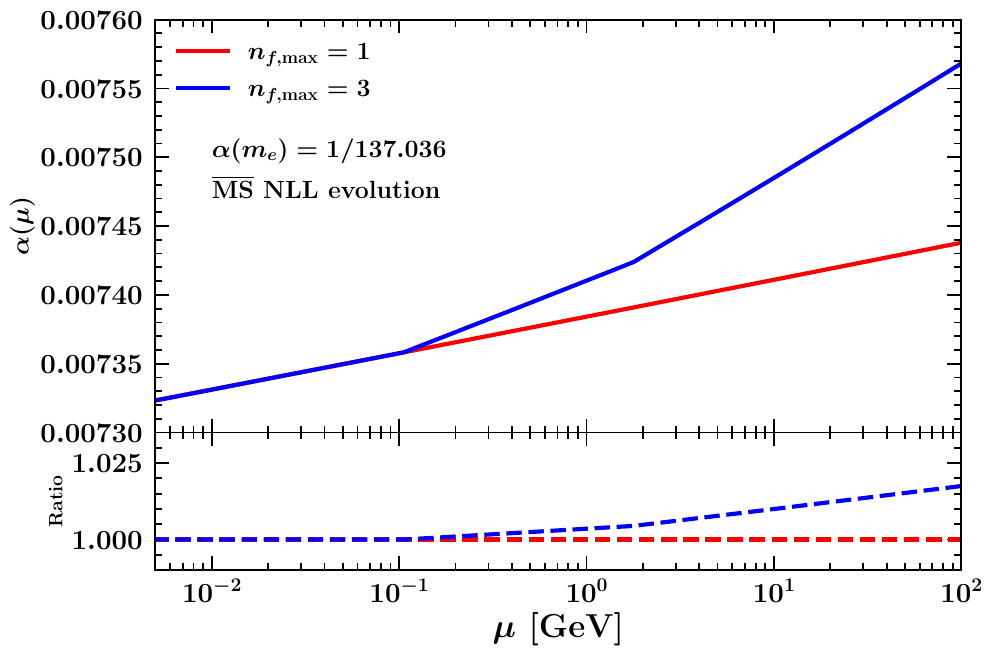

Source code (Python):
import ruamel.yaml as yaml
import numpy as np
import matplotlib.pyplot as plt
import MatplotlibSettings

########################################################
# Loada data
data = np.loadtxt("alpha.dat")

f, (ax1, ax2) = plt.subplots(2, 1, sharex = "all", gridspec_kw = dict(width_ratios = [1], height_ratios = [3, 1]))
plt.subplots_adjust(wspace = 0, hspace = 0)

ax1.text(0.01, 0.0075, r"\textbf{$\alpha(m_e) = 1/137.036$}", fontsize = 18)
ax1.text(0.01, 0.00747, r"\textbf{$\overline{\mbox{MS}}$ NLL evolution}", fontsize = 18)
ax1.set_ylabel(r"$\displaystyle\alpha(\mu)$", fontsize = 18)
ax1.set_xscale("log")
ax1.set_xlim([0.005, 100.])
ax1.set_ylim([0.0073, 0.0076])
ax1.plot(data[:,0], data[:,1], label = r"$n_{f,\rm max} = 1$", color = "red")
ax1.plot(data[:,0], data[:,2], label = r"$n_{f,\rm max} = 3$", color = "blue")
ax1.legend(fontsize = 18)

ax2.set_xlabel(r"\textbf{$\mu$ [GeV]}")
ax2.set_ylabel(r"\textbf{Ratio}", fontsize = 14)
ax2.set_xscale("log")
ax2.set_xlim([0.005, 100.])
ax2.set_ylim([0.99, 1.035])
ax2.plot(data[:,0], data[:,1]/data[:,1], color = "red", ls = "--")
ax2.plot(data[:,0], data[:,2]/data[:,1], color = "blue", ls = "--")

plt.savefig("alpha.pdf")
plt.close()
